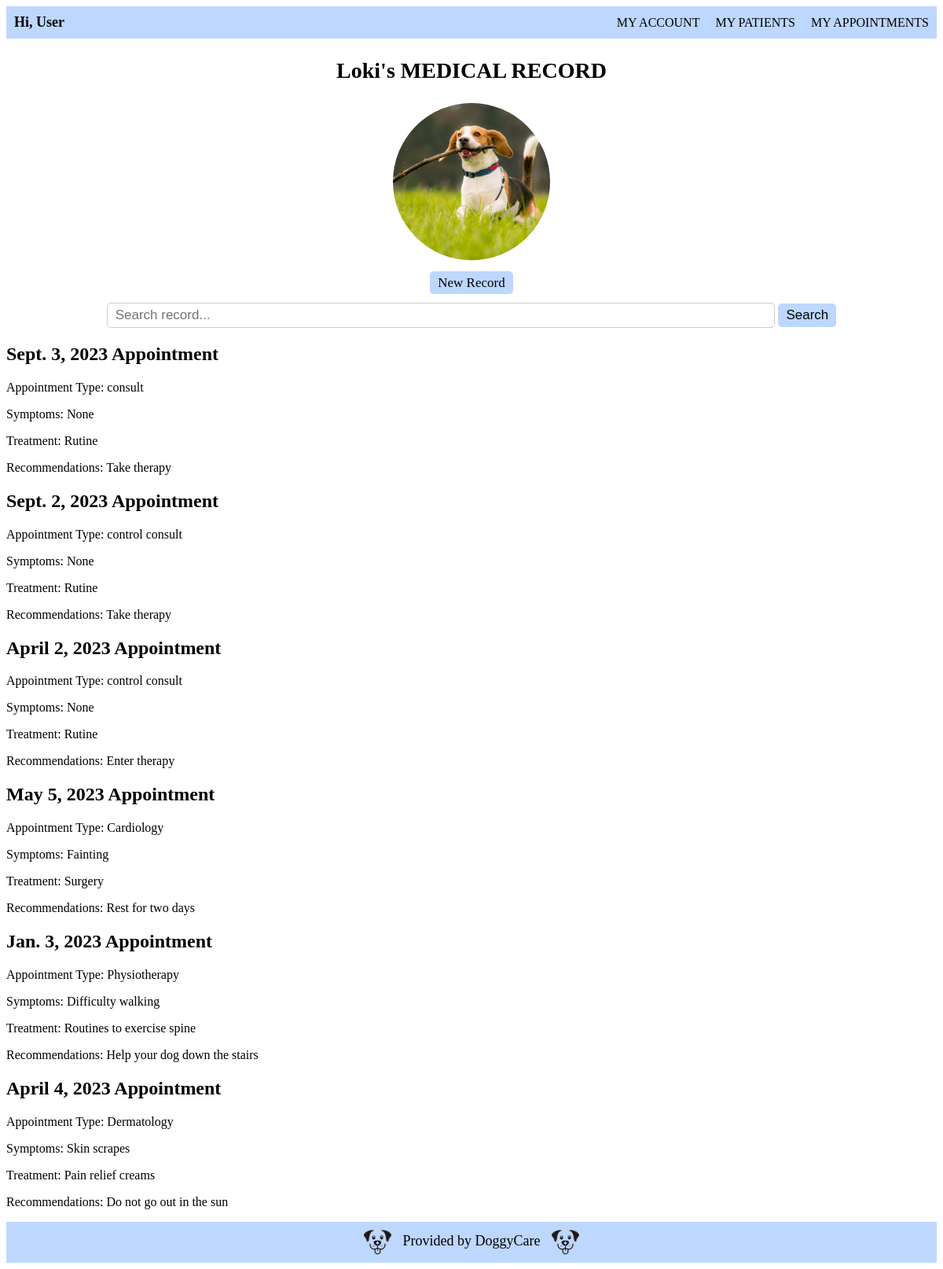
The page /medical_record/1/ on the database its author committed.
### vet/models.py (models this page shows, shortened)
class Dog(models.Model):
    image= models.ImageField(upload_to='images/')
    id= models.AutoField(primary_key= True)
    owner= models.CharField(blank= False, max_length=100)
    name= models.CharField(blank= False, max_length=20)
    breed= models.CharField(blank= False, max_length=20)
    age= models.CharField(blank= False, max_length=10)
    weight= models.CharField(blank= False, max_length=10)
    gender= models.CharField(blank= False, max_length=10)
    vaccines= models.CharField(blank= False, max_length=30)

class MedicalRecord(models.Model):
    dog = models.ForeignKey(Dog, on_delete=models.CASCADE,null=True, blank=True)
    date = models.DateField(blank = False)
    appointmentType = models.CharField(blank= False, max_length=100)
    symptoms = models.CharField(blank= False, max_length=100)
    treatment = models.CharField(blank= False, max_length=100)
    recomendations = models.CharField(blank= True, max_length=100)

### vet/views.py (the view)
# urls.py: path('medical_record/<int:dog_id>/', views.medical_record, name='medical_record'),
def medical_record(request, dog_id):
    dog = get_object_or_404(Dog, pk=dog_id)
    searchTerm = request.GET.get('searchRecord')
    if searchTerm:
        medical_record = MedicalRecord.objects.filter(
            Q(date__icontains=searchTerm) |
            Q(symptoms__icontains=searchTerm) |
            Q(appointmentType__icontains=searchTerm)|
            Q(treatment__icontains=searchTerm),
            dog=dog
        )
    else:
        medical_record = MedicalRecord.objects.filter(dog=dog)
    return render(request, 'medical_record.html', {'dog': dog, 'medical_records': medical_record})

### vet/templates/medical_record.html (shortened to what this page needs)
<!DOCTYPE html>
{% extends 'base.html' %}
{% load static %}
    {% block additional_styles %}
    <link rel="stylesheet" href="{% static 'css/patients.css' %}">
    {% endblock additional_styles %}
        {% block content %}
        <h1>{{dog.name}}'s MEDICAL RECORD</h1>
        <div class="img" style="text-align: center;">
            <img src="{{ dog.image.url }}" alt="{{ dog.name }} Image" style="border-radius: 50%; width: 200px; height: 200px;">
        </div>
        <div class="new-record" style="text-align: center;">
            <a href="{% url 'new_record' dog_id=dog.id %}" class="btn">New Record</a>
        </div>
        <div class="record-bar" style="text-align: center;">
            <form action="" class="search-record-bar">
                <input type="text" class="form-control" name="searchRecord" placeholder="Search record..." style="max-width: 70%; margin: 0;">
                <button type="submit" class="btn btn-primary">Search</button>
            </form>
        </div>
        <div class="row">
            {% for record in medical_records %}
            <div class="col-md-4">
                <div class="card mb-3">
                    <div class="card-body">
                        <h2>{{ record.date }} Appointment</h2>
                        <p>Appointment Type: {{ record.appointmentType }}</p>
                        <p>Symptoms: {{ record.symptoms }}</p>
                        <p>Treatment: {{ record.treatment }}</p>
                        <p>Recommendations: {{ record.recomendations }}</p>
                    </div>
                </div>
            </div>
            {% endfor %}
        </div>
        {% endblock content %}

### static/css/patients.css (style rules this page uses)
main > * { margin-top: 15px; margin-bottom: 15px; }
.form-control { padding: 5px 10px; margin-right: 15px; font-size: 17px; border: 1px solid #ccc; border-radius: 5px; width: 100%; }
.btn { padding: 5px 10px; font-size: 17px; text-decoration: none; background-color: #BDD7FF; color: #000000; border: none; border-radius: 5px; cursor: pointer; }
h1 { font-size: 28px; font-family: Georgia, serif; text-align: center; margin: 25px; }

### rows shown on the page
Dog: name "Loki", image (picture)
MedicalRecord: date "Sept. 3, 2023", appointmentType "consult", symptoms "None", treatment "Rutine", recomendations "Take therapy"
MedicalRecord: date "Sept. 2, 2023", appointmentType "control consult", symptoms "None", treatment "Rutine", recomendations "Take therapy"
MedicalRecord: date "April 2, 2023", appointmentType "control consult", symptoms "None", treatment "Rutine", recomendations "Enter therapy"
MedicalRecord: date "May 5, 2023", appointmentType "Cardiology", symptoms "Fainting", treatment "Surgery", recomendations "Rest for two days"
MedicalRecord: date "Jan. 3, 2023", appointmentType "Physiotherapy", symptoms "Difficulty walking", treatment "Routines to exercise spine", recomendations "Help your dog down the stairs"
MedicalRecord: date "April 4, 2023", appointmentType "Dermatology", symptoms "Skin scrapes", treatment "Pain relief creams", recomendations "Do not go out in the sun"
